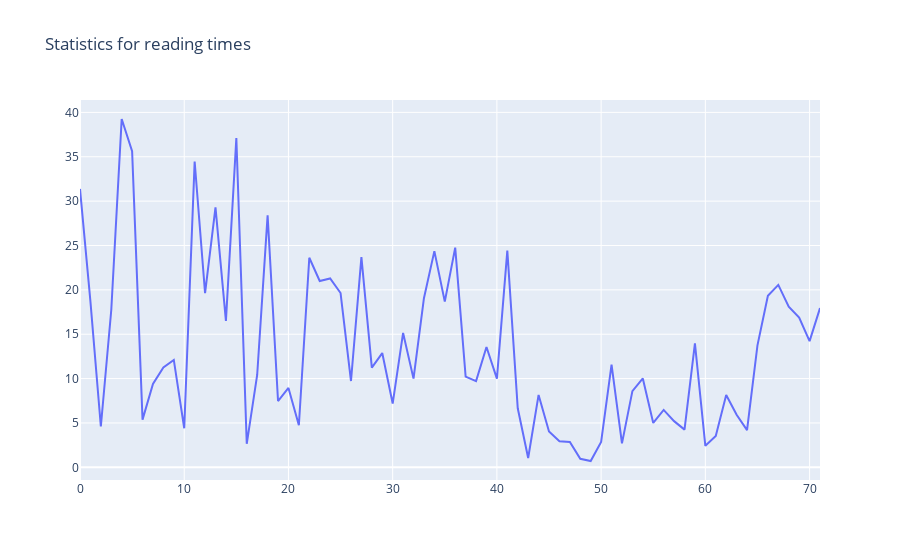

Here is the notebook cell this chart was saved with:
### Code cell
plot_data(median_times_dict, 'reading times')
